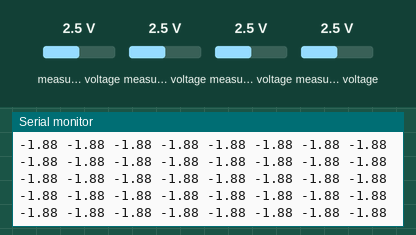
This sketch was run on a simulated Raspberry Pi Pico. Shown: the last lines printed to the serial monitor. The test bench sets the inputs (shaded band); at power-on: measured voltage 2.5 V.

Above: at 1.2 s.
1.3 s: measured voltage (sensor 200) set to 3.8 V
At 1.35 s:
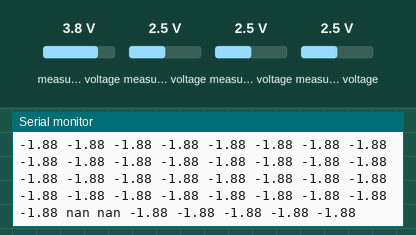
3.2 s: measured voltage (sensor 201) set to 3.8 V
At 3.23 s:
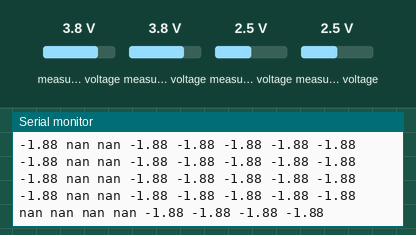
5.1 s: measured voltage (sensor 202) set to 3.8 V
At 5.11 s:
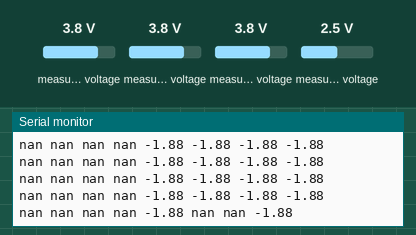
7.0 s: measured voltage (sensor 203) set to 3.8 V
At 7.05 s:
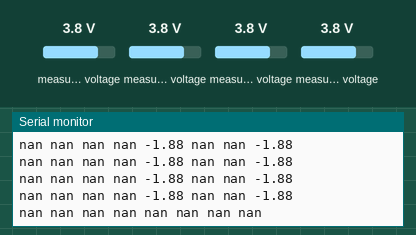
8.9 s: measured voltage (sensor 200) set to 0.1 V
At 8.93 s:
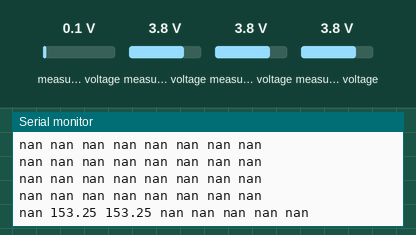
10.8 s: measured voltage (sensor 201) set to 0.1 V
At 10.81 s:
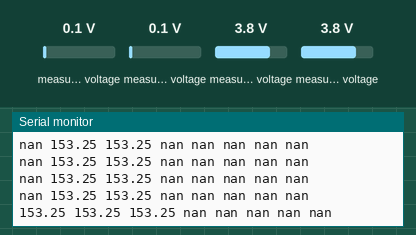

Measured:
- after the input at 1.3 s, the serial monitor: prints a new line after 0.05 s (image 1)
- after the input at 3.2 s, the serial monitor: prints a new line at once (image 2)
- after the input at 5.1 s, the serial monitor: prints a new line at once (image 3)
- after the input at 7.0 s, the serial monitor: prints a new line after 0.05 s (image 4)
- after the input at 8.9 s, the serial monitor: prints a new line at once (image 5)
- after the input at 10.8 s, the serial monitor: prints a new line at once (image 6)

The sketch:

Thermistor_Instrumentation.ino
```cpp
#include <Wire.h>
#include <Adafruit_ADS1X15.h>
#include <math.h>

Adafruit_ADS1015 ads;  // Create ADS1015 object
Adafruit_ADS1015 ads1;  // Create ADS1015 object

// Thermistor constants
const float R_SERIES = 10000.0;
const float R0 = 10000.0;
const float B = 3435.0;
const float T0 = 25.0 + 273.15;

// Pi Pico supplies 3.3V to your voltage divider
const float VREF_ACTUAL = 3.3;
const float VREF_PGA = 4.096;  // For GAIN_ONE setting
const float ADC_MAX = 2047.0;  // ADS1015 11-bit for single-ended

float adcToTemp(int16_t adcValue) {
  // Convert ADC reading to voltage
  float Vout = adcValue * (VREF_PGA / ADC_MAX);

  if (Vout >= VREF_ACTUAL || Vout <= 0) {
    return NAN;
  }

  // Calculate thermistor resistance from voltage divider
  float Rtherm = R_SERIES * (Vout / (VREF_ACTUAL - Vout));

  // Apply Beta parameter equation
  float T = 1.0 / ((1.0 / T0) + (1.0 / B) * log(Rtherm / R0));

  return T - 273.15;
}

void setup() {
  Serial.begin(9600);
  Wire.setSDA(12);
  Wire.setSCL(13);
  Wire.begin();
  // Wire.setClock(50000);
  // Wait for serial port to connect
  while (!Serial) {
    delay(10);
  }

  Serial.println("ADS1015 Thermistor Temperature Monitor");
  Serial.println("--------------------------------------");

  // Initialize ADS1015 at default address 0x48
  if (!ads.begin(0x48)) {
    Serial.println("Failed to initialize ADS1015 0x48. Check wiring!");
    while (1);
  }

  if (!ads1.begin(0x49)) {
    Serial.println("Failed to initialize ADS1015 0x49. Check wiring!");
    while (1);
  }
  // Set gain to ±4.096V range
  ads.setGain(GAIN_ONE);
  ads1.setGain(GAIN_ONE);

  Serial.println("ADS1015 initialized successfully");
  Serial.println();
}

void loop() {

  int16_t BH_raw = ads1.readADC_SingleEnded(1);
  int16_t BL_raw = ads1.readADC_SingleEnded(0);
  int16_t AH_raw = ads.readADC_SingleEnded(1);
  int16_t AL_raw = ads.readADC_SingleEnded(0);
  int16_t five_raw = ads.readADC_SingleEnded(2);
  int16_t twelve_raw = ads.readADC_SingleEnded(3);
  int16_t CH_raw = ads1.readADC_SingleEnded(2);
  int16_t CL_raw = ads1.readADC_SingleEnded(3);


  // Convert to temperature
  float AH = adcToTemp(AH_raw);
  float AL = adcToTemp(AL_raw);
  float BL = adcToTemp(BL_raw);
  float BH = adcToTemp(BH_raw);
  float CL = adcToTemp(CL_raw);
  float CH = adcToTemp(CH_raw);
  float five = adcToTemp(five_raw);
  float twelve = adcToTemp(twelve_raw);

Serial.print(AH); Serial.print(" ");
Serial.print(AL); Serial.print(" ");
Serial.print(BL); Serial.print(" ");
Serial.print(BH); Serial.print(" ");
Serial.print(CL); Serial.print(" ");
Serial.print(CH); Serial.print(" ");

Serial.print(five);Serial.print(" ");
Serial.println(twelve);


  delay(50);
}
```
